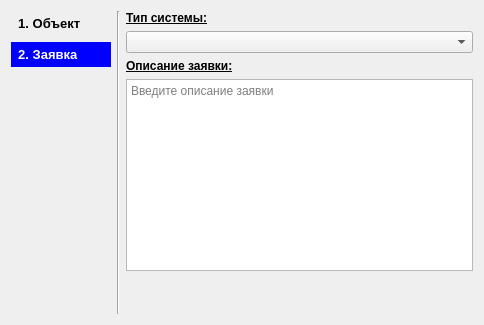
<?xml version="1.0" encoding="UTF-8"?>
<ui version="4.0">
 <class>pgRequestWizard</class>
 <widget class="QWizardPage" name="pgRequestWizard">
  <property name="geometry">
   <rect>
    <x>0</x>
    <y>0</y>
    <width>484</width>
    <height>325</height>
   </rect>
  </property>
  <property name="windowTitle">
   <string>WizardPage</string>
  </property>
  <property name="title">
   <string>Добавление заявки</string>
  </property>
  <property name="subTitle">
   <string>Введите данные заявки</string>
  </property>
  <attribute name="pageId">
   <string notr="true">2</string>
  </attribute>
  <layout class="QHBoxLayout" name="horizontalLayout_2">
   <item>
    <layout class="QVBoxLayout" name="vl_CurrentPage">
     <item>
      <widget class="QLabel" name="lbl_ObjectPage">
       <property name="minimumSize">
        <size>
         <width>100</width>
         <height>25</height>
        </size>
       </property>
       <property name="font">
        <font>
         <pointsize>10</pointsize>
         <weight>75</weight>
         <bold>true</bold>
        </font>
       </property>
       <property name="styleSheet">
        <string notr="true">color:rgb(0, 0, 0)</string>
       </property>
       <property name="frameShape">
        <enum>QFrame::NoFrame</enum>
       </property>
       <property name="frameShadow">
        <enum>QFrame::Plain</enum>
       </property>
       <property name="lineWidth">
        <number>1</number>
       </property>
       <property name="text">
        <string>  1. Объект</string>
       </property>
      </widget>
     </item>
     <item>
      <widget class="QLabel" name="lbl_RequestPage">
       <property name="minimumSize">
        <size>
         <width>0</width>
         <height>25</height>
        </size>
       </property>
       <property name="font">
        <font>
         <pointsize>10</pointsize>
         <weight>75</weight>
         <bold>true</bold>
        </font>
       </property>
       <property name="styleSheet">
        <string notr="true">background-color:rgb(0, 0, 255); color:rgb(255, 255, 255)</string>
       </property>
       <property name="frameShape">
        <enum>QFrame::NoFrame</enum>
       </property>
       <property name="lineWidth">
        <number>1</number>
       </property>
       <property name="text">
        <string>  2. Заявка</string>
       </property>
      </widget>
     </item>
     <item>
      <spacer name="vs_CurrentPage">
       <property name="orientation">
        <enum>Qt::Vertical</enum>
       </property>
       <property name="sizeHint" stdset="0">
        <size>
         <width>20</width>
         <height>40</height>
        </size>
       </property>
      </spacer>
     </item>
    </layout>
   </item>
   <item>
    <widget class="Line" name="line">
     <property name="orientation">
      <enum>Qt::Vertical</enum>
     </property>
    </widget>
   </item>
   <item>
    <layout class="QVBoxLayout" name="verticalLayout_4">
     <item>
      <layout class="QVBoxLayout" name="verticalLayout">
       <item>
        <widget class="QLabel" name="lbl_Type">
         <property name="font">
          <font>
           <pointsize>9</pointsize>
           <weight>75</weight>
           <italic>false</italic>
           <bold>true</bold>
           <underline>true</underline>
          </font>
         </property>
         <property name="text">
          <string>Тип системы:</string>
         </property>
         <property name="buddy">
          <cstring>cb_Type</cstring>
         </property>
        </widget>
       </item>
       <item>
        <widget class="QComboBox" name="cb_Type">
         <property name="minimumSize">
          <size>
           <width>0</width>
           <height>22</height>
          </size>
         </property>
        </widget>
       </item>
       <item>
        <widget class="QLabel" name="lbl_Context">
         <property name="font">
          <font>
           <pointsize>9</pointsize>
           <weight>75</weight>
           <bold>true</bold>
           <underline>true</underline>
          </font>
         </property>
         <property name="text">
          <string>Описание заявки:</string>
         </property>
         <property name="buddy">
          <cstring>txt_Context</cstring>
         </property>
        </widget>
       </item>
       <item>
        <widget class="QTextEdit" name="txt_Context">
         <property name="font">
          <font>
           <pointsize>9</pointsize>
           <weight>50</weight>
           <bold>false</bold>
          </font>
         </property>
         <property name="readOnly">
          <bool>false</bool>
         </property>
         <property name="placeholderText">
          <string>Введите описание заявки</string>
         </property>
        </widget>
       </item>
      </layout>
     </item>
     <item>
      <spacer name="verticalSpacer">
       <property name="orientation">
        <enum>Qt::Vertical</enum>
       </property>
       <property name="sizeHint" stdset="0">
        <size>
         <width>20</width>
         <height>40</height>
        </size>
       </property>
      </spacer>
     </item>
    </layout>
   </item>
  </layout>
 </widget>
 <resources/>
 <connections/>
</ui>
